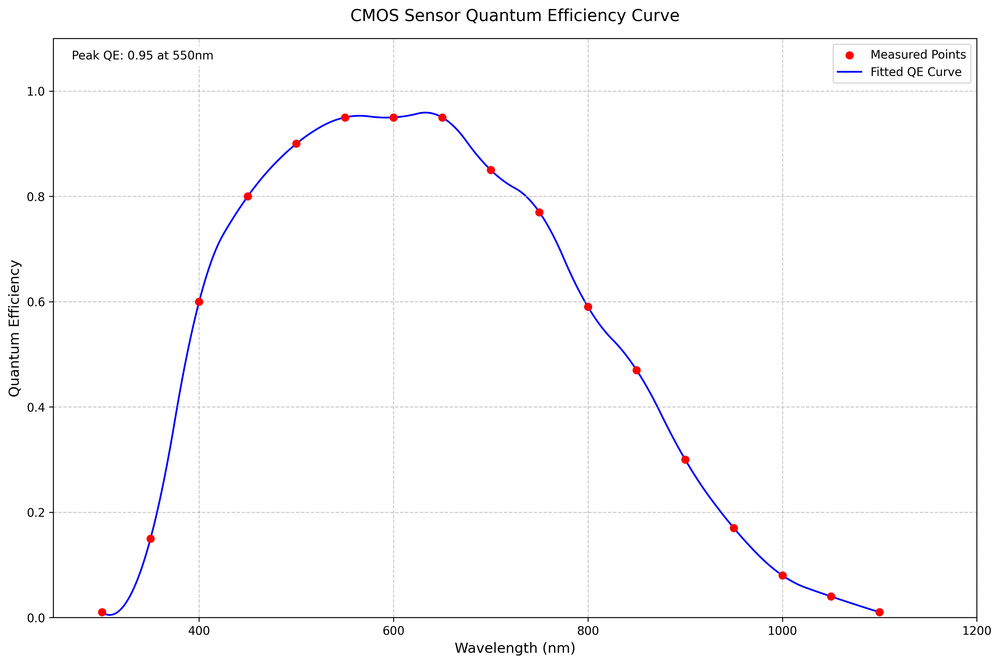
#> input picture pythonScripts/cmos_qe_curve.png, 1000 x 664 px, shrunk from 3568 x 2368 before the run
$ python normalgraph.py cmos_qe_curve.png
#> lines starting #> are read from the running program, lines starting #| are printed output that depends on the picture; after the words box and inside, x2 and y2 are one past the last pixel; in counts of white or black regions, pixels touching at a corner belong together
#!/usr/bin/env python3
import cv2
import numpy as np
import matplotlib.pyplot as plt
import argparse

def process_graph(image_path):
    """
    Processes the graph image to extract blue pixel intensities and normalize them.

    Parameters:
        image_path (str): Path to the image file.

    Returns:
        normalized_amplitude (list): List of normalized amplitudes (0-1).
        x_values (list): Corresponding x-axis values.
    """
#> called with image_path = 'cmos_qe_curve.png'
    # Load the image
    image = cv2.imread(image_path)
#> image is the input picture: shape (664, 1000, 3); mean B, G, R 251.7, 250.8, 251.2
    if image is None:
        raise ValueError(f"Image not found or cannot be opened at path: {image_path}")

    # Convert the image to the HSV color space for better color filtering
    hsv_image = cv2.cvtColor(image, cv2.COLOR_BGR2HSV)
#> hsv_image: shape (664, 1000, 3); mean H, S, V 1.2, 1.2, 252.1

    # Define the blue color range for filtering
    lower_blue = np.array([100, 150, 50])
    upper_blue = np.array([140, 255, 255])

    # Create a mask to isolate blue regions
    mask = cv2.inRange(hsv_image, lower_blue, upper_blue)
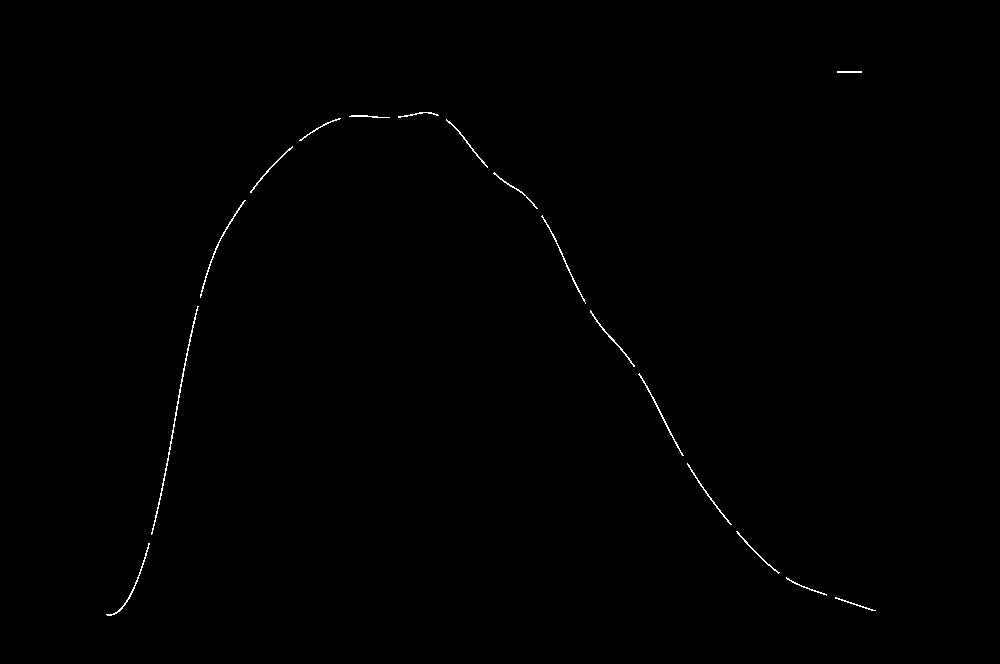
#> mask: shape (664, 1000); 0.3% white in thin lines or dots, all inside (x1, y1, x2, y2) = (106, 71, 876, 616)

    # Find the coordinates of the blue pixels
    blue_pixels = np.where(mask > 0)
#> blue_pixels = 2003 positions, rows 71 to 615, columns 106 to 875
    y_coords, x_coords = blue_pixels[0], blue_pixels[1]
#> y_coords = 2003 values from 71 to 615; x_coords = 2003 values, max 875 at index 1978, min 106 at index 1989, mean 443.4

    # Invert y-coordinates to match the graph's orientation
    height = image.shape[0]
#> height = 664
    y_coords = height - y_coords
#> y_coords = 2003 values, max 593 at index 0, min 49 at index 1998, mean 317.7

    # Combine x and y into pairs and sort by x-axis for sequential data
    data_points = sorted(zip(x_coords, y_coords))
#> data_points = 2003 pairs, first value 106 to 875, second value 49 to 593
    x_sorted, y_sorted = zip(*data_points) if data_points else ([], [])
#> x_sorted = 2003 values from 106 to 875; y_sorted = 2003 values, max 593 at index 1892, min 49 at index 1, mean 317.7

    if not data_points:
        raise ValueError("No blue pixels found in the image")

    # Normalize the y-values based on their range (0-1)
    min_y = min(y_sorted)
#> min_y = 49
    max_y = max(y_sorted)
#> max_y = 593
    normalized_amplitude = [(y - min_y) / (max_y - min_y) for y in y_sorted]
#> normalized_amplitude = 2003 values, max 1 at index 1892, min 0 at index 1, mean 0.494

    return normalized_amplitude, x_sorted

def main():
    # Set up argument parsing
    parser = argparse.ArgumentParser(description='Process a graph image and normalize the data.')
    parser.add_argument('image_path', type=str, help='Path to the graph image file')
    parser.add_argument('--output', type=str, help='Output CSV file path', default='normalized_graph_data.csv')
    parser.add_argument('--show-plot', action='store_true', help='Display the normalized plot')
    args = parser.parse_args()

    try:
        # Process the image
        normalized_amplitude, x_values = process_graph(args.image_path)
#> x_values = 2003 values from 106 to 875

        # Save the data to a CSV file
        import pandas as pd
        data = pd.DataFrame({"X": x_values, "Normalized Amplitude": normalized_amplitude})
#> data = table of 2003 rows and 2 columns
        data.to_csv(args.output, index=False)
        print(f"Normalized data saved to '{args.output}'")

        # Plot if requested
        if args.show_plot:
            plt.figure(figsize=(10, 6))
            plt.plot(x_values, normalized_amplitude)
            plt.title("Normalized Graph")
            plt.xlabel("X-axis")
            plt.ylabel("Normalized Amplitude (0-1)")
            plt.grid(True)
            plt.show()

    except Exception as e:
        print(f"Error: {str(e)}")
        return 1

    return 0

if __name__ == "__main__":
    exit(main())
#> (the program exits here)
